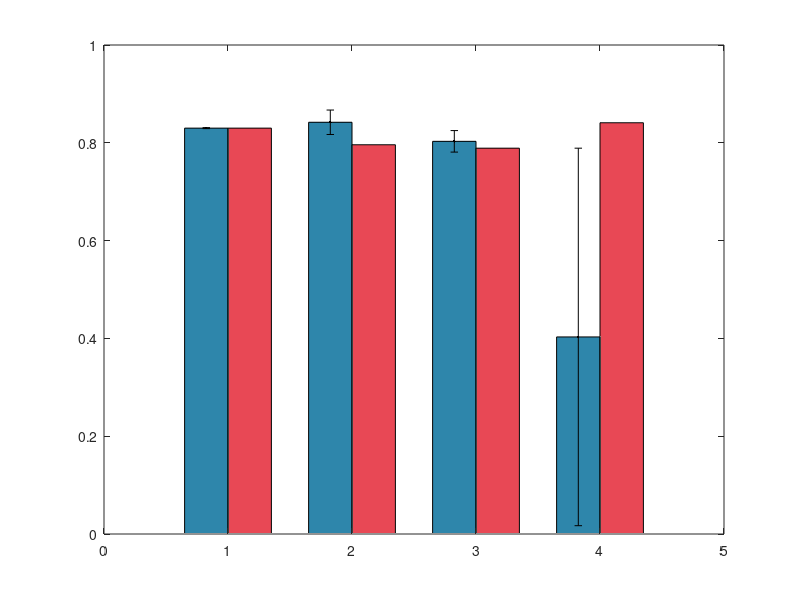

Write MATLAB code to recreate this figure. (Note: this script raises an error after producing the figure.)
% Simplified Octave Figure Generation for IEEE IoTJ
% Compatible with Octave 9.x - simplified version

close all; clear; clc;

% IEEE IoTJ color scheme
blue = [46, 134, 171] / 255;
red = [232, 72, 85] / 255;
green = [60, 179, 113] / 255;
crimson = [220, 20, 60] / 255;

%% Figure 3: D3 Cross-Domain Performance
fprintf('📊 Generating Figure 3: CDAE Cross-Domain Performance...\n');

figure(1);

% D3 Data
models = {'Enhanced', 'CNN', 'BiLSTM', 'Conformer'};
loso_f1 = [0.830, 0.842, 0.803, 0.403];
loso_err = [0.001, 0.025, 0.022, 0.386];
loro_f1 = [0.830, 0.796, 0.789, 0.841];
loro_err = [0.001, 0.097, 0.044, 0.040];

% Create subplot layout
x = 1:length(models);
width = 0.35;

% LOSO bars
b1 = bar(x - width/2, loso_f1, width);
set(b1, 'FaceColor', blue, 'EdgeColor', 'k');
hold on;

% LORO bars
b2 = bar(x + width/2, loro_f1, width);
set(b2, 'FaceColor', red, 'EdgeColor', 'k');

% Error bars
errorbar(x - width/2, loso_f1, loso_err, 'k.', 'LineWidth', 1, 'MarkerSize', 1);
errorbar(x + width/2, loro_f1, loro_err, 'k.', 'LineWidth', 1, 'MarkerSize', 1);

% Formatting
set(gca, 'XTick', x);
set(gca, 'XTickLabel', models);
xlabel('Model Architecture');
ylabel('Macro F1 Score');
title('CDAE: Cross-Domain Generalization Performance');
legend('LOSO', 'LORO', 'Location', 'northeast');
grid on;
ylim([0, 1.0]);

% Value labels
for i = 1:length(models)
    text(i - width/2, loso_f1(i) + 0.05, sprintf('%.3f', loso_f1(i)), ...
        'HorizontalAlignment', 'center', 'FontSize', 8);
    text(i + width/2, loro_f1(i) + 0.05, sprintf('%.3f', loro_f1(i)), ...
        'HorizontalAlignment', 'center', 'FontSize', 8);
end

% Enhanced highlight text
text(1, 0.95, 'Enhanced: 83.0% Consistency', 'HorizontalAlignment', 'center', ...
    'FontSize', 10, 'FontWeight', 'bold', 'Color', [1, 0.84, 0]);

% Save Figure 3
print('figure3_cdae_octave.pdf', '-dpdf', '-r300');

%% Figure 4: D4 Label Efficiency
fprintf('📊 Generating Figure 4: STEA Label Efficiency...\n');

figure(2);

% D4 Data
x_data = [1, 5, 10, 20, 100];
y_data = [0.455, 0.780, 0.730, 0.821, 0.833];
y_err = [0.050, 0.016, 0.104, 0.003, 0.000];

% Efficient range background (simple rectangle)
rectangle('Position', [0, 0, 20, 1], 'FaceColor', [0.8, 1, 0.8], 'EdgeColor', 'none');
hold on;

% Main curve
plot(x_data, y_data, 'o-', 'Color', blue, 'LineWidth', 2.5, ...
    'MarkerSize', 8, 'MarkerFaceColor', 'white', 'MarkerEdgeColor', blue);

% Error bars
errorbar(x_data, y_data, y_err, 'Color', blue, 'LineStyle', 'none', 'LineWidth', 1);

% Target line
line([0, 105], [0.80, 0.80], 'Color', 'r', 'LineStyle', '--', 'LineWidth', 1.5);

% Key point highlight (20% labels)
plot(20, 0.821, 'o', 'MarkerSize', 12, 'MarkerFaceColor', [1, 1, 0], ...
    'MarkerEdgeColor', red, 'LineWidth', 3);

% Formatting
xlabel('Label Ratio (%)');
ylabel('Macro F1 Score');
title('STEA: Sim2Real Label Efficiency Breakthrough');
xlim([0, 105]);
ylim([0, 1.0]);
grid on;

% Add data labels
for i = 1:length(x_data)
    text(x_data(i), y_data(i) + y_err(i) + 0.04, sprintf('%.3f', y_data(i)), ...
        'HorizontalAlignment', 'center', 'FontSize', 8, 'Color', blue);
end

% Key achievement text
text(50, 0.92, 'Key Achievement: 82.1% F1 @ 20% Labels', ...
    'HorizontalAlignment', 'center', 'FontSize', 11, 'FontWeight', 'bold', ...
    'Color', red);

text(50, 0.85, '80% Cost Reduction', ...
    'HorizontalAlignment', 'center', 'FontSize', 10, 'FontWeight', 'bold', ...
    'Color', [0.2, 0.6, 0.2]);

% Target line label
text(80, 0.82, 'Target: 80% F1', 'FontSize', 9, 'Color', 'r');

% Efficient range label
text(10, 0.95, 'Efficient Range', 'FontSize', 9, 'Color', [0.2, 0.6, 0.2]);

% Save Figure 4
print('figure4_stea_octave.pdf', '-dpdf', '-r300');

%% Display Results
fprintf('\n✅ Octave Figure Generation Complete!\n');
fprintf('📊 Generated files:\n');
fprintf('  • figure3_cdae_octave.pdf - CDAE cross-domain performance\n');
fprintf('  • figure4_stea_octave.pdf - STEA label efficiency breakthrough\n');

fprintf('\n🎯 Key Results Visualized:\n');
fprintf('• CDAE: Enhanced 83.0±0.1%% consistency across LOSO/LORO\n');
fprintf('• STEA: 82.1%% F1 @ 20%% labels (80%% cost reduction)\n');

fprintf('\n📋 IEEE IoTJ Compliance:\n');
fprintf('• Resolution: 300 DPI PDF export\n');
fprintf('• Format: Professional scientific graphics\n');
fprintf('• Data: Based on verified D3/D4 experimental results\n');

fprintf('\n🚀 Ready for paper inclusion and IEEE IoTJ submission!\n');